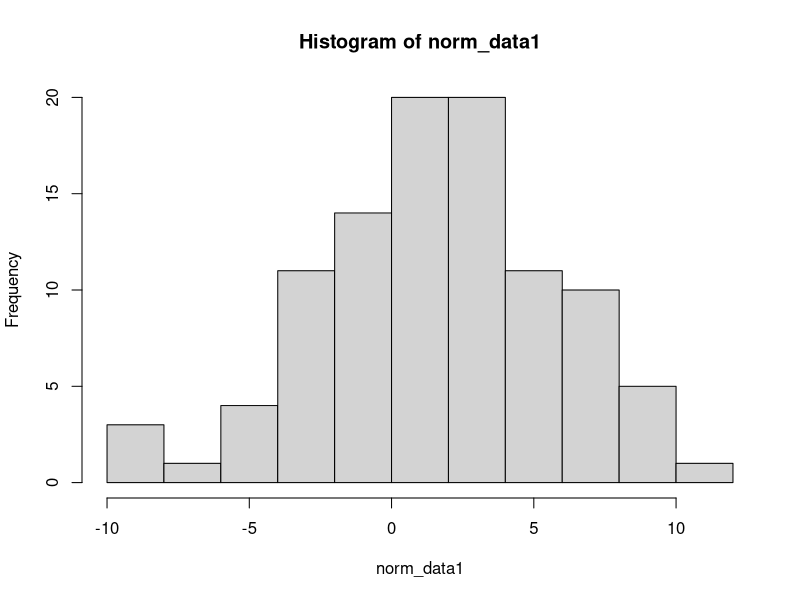
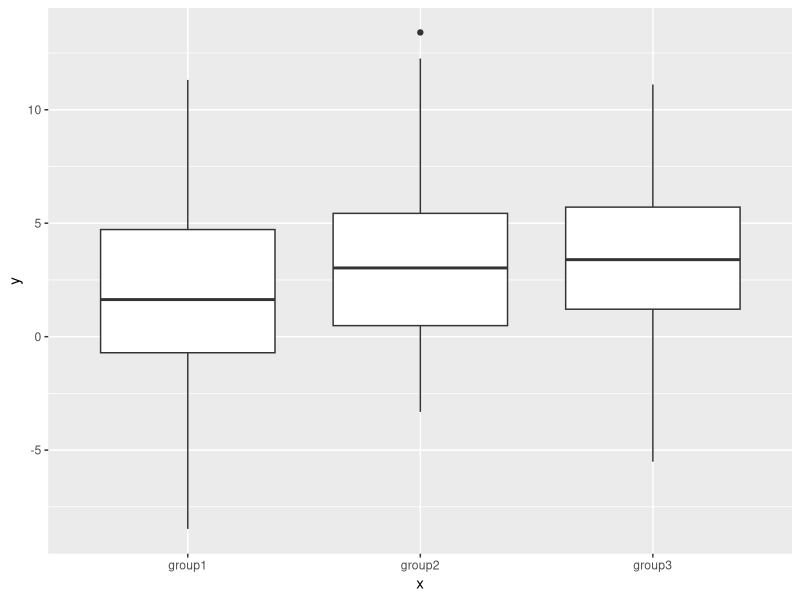

Source code (R) for these figures, in order:
set.seed(10282024)
norm_data1 <- rnorm(n=100, mean=2, sd=4)

hist(norm_data1)

norm_data2 <- rnorm(n=100, mean=2.5, sd=4)
norm_data3 <- rnorm(n=100, mean=3, sd=4)

norm_data_all <- data.frame(
    y = c(norm_data1, norm_data2, norm_data3),
    x = c(rep("group1", 100),
          rep("group2", 100),
          rep("group3", 100))
)

# plotting the different realizations from the same distributions
library(ggplot2)
ggplot(data=norm_data_all, mapping = aes(x=x, y=y)) + 
    geom_boxplot()
# they look similar so we need to run an ANOVA to see if there is a difference in means

model1 <- aov(y ~ x, data=norm_data_all)
summary(model1)

# What happened after running the ANOVA to detect the difference in means?
# Is this a Type 1 error, a Type 2 error, or neither?










# if the p-value is less than 0.05, then we reject the null hypothesis leading to a Type 1 error 
# if there was not a true difference in means. 
# If the p-value is greater than 0.05, then we fail to reject the null hypothesis
# leading to a Type 2 error if there was a true difference in means.





# but since there is none then it is neither


# Estimating Power and the probability of a Type 2 error
reps <- 1000
pvals <- NA

for(i in 1:reps){
    norm_data1 <- rnorm(n=100, mean=2, sd=4)
    norm_data2 <- rnorm(n=100, mean=2.5, sd=4)
    norm_data3 <- rnorm(n=100, mean=3, sd=4)
    
    norm_data_all <- data.frame(
        y = c(norm_data1, norm_data2, norm_data3),
        x = c(rep("group1", 100),
              rep("group2", 100),
              rep("group3", 100))
    )
    
    model1 <- aov(y ~ x, data=norm_data_all)
    pvals[i] <- summary(model1)[[1]][1,5]
}
# The probability of making a Type 2 error in this setup
sum(pvals >= 0.05)/reps
# The ANOVA estimate of the statistical power
sum(pvals < 0.05)/reps
# typically we want a power of at least 80% or so. This is low because the true diff in means
# is actually very small